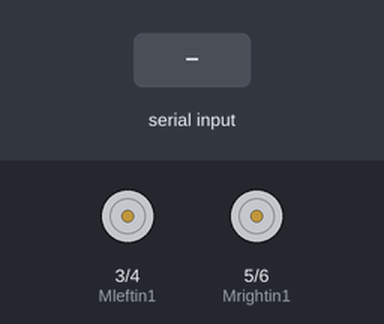
Bench run of a sketch on a simulated Arduino Uno, built with avr-gcc and run on an emulated ATmega328P. Shown: motor-driver pin pairs drawn as motors (green arrow = first pin HIGH = forward, orange = second pin HIGH = backward, longer = more drive, scaled by the enable pin). The test bench sets the inputs (shaded band). What the sketch prints to the serial monitor is not drawn.

Above: at 1.2 s.
1.3 s: "G" received over Serial
At 1.8 s:
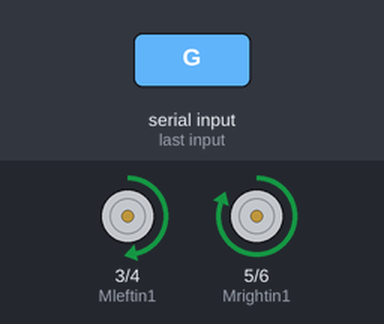
2.8 s: "R" received over Serial
At 4.0 s:
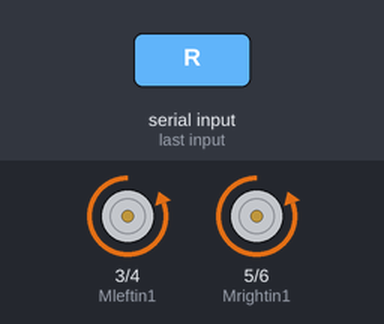
4.3 s: "E" received over Serial
At 5.3 s:
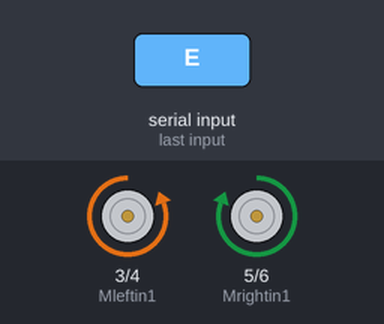
5.8 s: "Q" received over Serial
At 6.4 s:
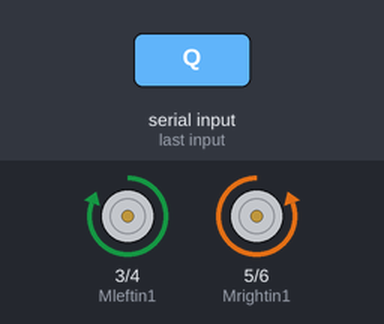
7.3 s: "S" received over Serial
At 7.6 s:
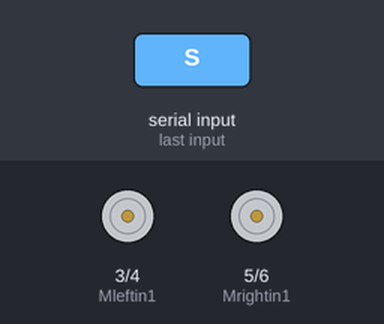
8.8 s: "A" received over Serial
At 9.9 s:
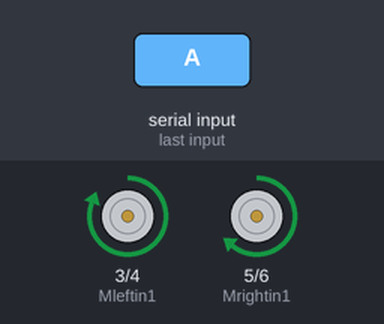
Timing chart, 0 to 11.3 s (numbered marks = the images above; inputs shaded):
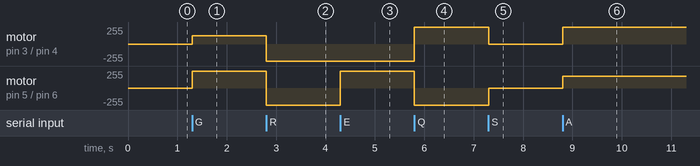

The sketch:

sketch_sep25a.ino
```cpp
 int Mleftin1=3;
int Mleftin2=4;
int Mrightin1=5;
int Mrightin2=6;

int Mleften=10;
int Mrighten=11;
//int i;
//unsigned long int ptime=0;
//unsigned long int interval=5000;


void setup()
{
  pinMode(Mleftin1,OUTPUT);
  pinMode(Mleftin2,OUTPUT);
  pinMode(Mleften,OUTPUT);
  pinMode(Mrightin1,OUTPUT);
  pinMode(Mrightin2,OUTPUT);
  pinMode(Mrighten,OUTPUT);
  Serial.begin(9600);
}
void loop()
{
  if(Serial.available()>0)
  {
    char data;
    data=Serial.read();
    Serial.write(data);
    if(data=='G')moveForward();
    if(data=='R')moveBackward();
    if(data=='E')moveRight();
    if(data=='Q')moveLeft();

    if(data=='S')Stop();
    if(data=='A')moveForwardL60();
    if(data=='D')moveForwardL30();
    if(data=='J')moveForwardR30();
    if(data=='K')moveForwardR60();


  }
}
void Stop()
{
 analogWrite(Mleften,0);
 analogWrite(Mrighten,0);
}
void moveForward()
{
  digitalWrite(Mleftin1,HIGH);
  digitalWrite(Mleftin2,LOW);
  analogWrite(Mleften,125);
  digitalWrite(Mrightin1,HIGH);
  digitalWrite(Mrightin2,LOW);
  analogWrite(Mrighten,255);

}
void moveBackward()
{
   digitalWrite(Mleftin1,LOW);
  digitalWrite(Mleftin2,HIGH);
  analogWrite(Mleften,255);
  digitalWrite(Mrightin1,LOW);
  digitalWrite(Mrightin2,HIGH);
  analogWrite(Mrighten,255);
}
void moveRight()
{
  digitalWrite(Mleftin1,LOW);
  digitalWrite(Mleftin2,HIGH);
  analogWrite(Mleften,255);
  digitalWrite(Mrightin1,HIGH);
  digitalWrite(Mrightin2,LOW);
  analogWrite(Mrighten,255);
}
void moveLeft()
{
  digitalWrite(Mleftin1,HIGH);
  digitalWrite(Mleftin2,LOW);
  analogWrite(Mleften,255);
  digitalWrite(Mrightin1,LOW);
  digitalWrite(Mrightin2,HIGH);
  analogWrite(Mrighten,255);
}


void moveForwardR30()
{

 digitalWrite(Mleftin1,HIGH);
  digitalWrite(Mleftin2,LOW);
  analogWrite(Mleften,215);
  digitalWrite(Mrightin1,HIGH);
  digitalWrite(Mrightin2,LOW);
  analogWrite(Mrighten,255);
}
void moveForwardR60()
{
  digitalWrite(Mleftin1,HIGH);
  digitalWrite(Mleftin2,LOW);
  analogWrite(Mleften,180);
  digitalWrite(Mrightin1,HIGH);
  digitalWrite(Mrightin2,LOW);
  analogWrite(Mrighten,255);
}
void moveForwardL30()
{
  digitalWrite(Mleftin1,HIGH);
  digitalWrite(Mleftin2,LOW);
  analogWrite(Mleften,255);
  digitalWrite(Mrightin1,HIGH);
  digitalWrite(Mrightin2,LOW);
  analogWrite(Mrighten,215);
}
void moveForwardL60()
{
  digitalWrite(Mleftin1,HIGH);
  digitalWrite(Mleftin2,LOW);
  analogWrite(Mleften,255);
  digitalWrite(Mrightin1,HIGH);
  digitalWrite(Mrightin2,LOW);
  analogWrite(Mrighten,180);
}
void moveSlowForward()
{
  digitalWrite(Mleftin1,HIGH);
  digitalWrite(Mleftin2,LOW);
  analogWrite(Mleften,150);
  digitalWrite(Mrightin1,HIGH);
  digitalWrite(Mrightin2,LOW);
  analogWrite(Mrighten,150);
}
```

Measured:
- after the input at 1.3 s, motor on pin 3 (Mleftin1) / pin 4 (Mleftin2): stopped → forward 125/255 at once; motor on pin 5 (Mrightin1) / pin 6 (Mrightin2): stopped → forward 255/255 at once
- after the input at 2.8 s, motor on pin 3 (Mleftin1) / pin 4 (Mleftin2): forward 125/255 → backward 255/255 at once; motor on pin 5 (Mrightin1) / pin 6 (Mrightin2): forward 255/255 → backward 255/255 at once
- after the input at 4.3 s, motor on pin 5 (Mrightin1) / pin 6 (Mrightin2): backward 255/255 → forward 255/255 at once
- after the input at 5.8 s, motor on pin 3 (Mleftin1) / pin 4 (Mleftin2): backward 255/255 → forward 255/255 at once; motor on pin 5 (Mrightin1) / pin 6 (Mrightin2): forward 255/255 → backward 255/255 at once
- after the input at 7.3 s, motor on pin 3 (Mleftin1) / pin 4 (Mleftin2): forward 255/255 → stopped at once; motor on pin 5 (Mrightin1) / pin 6 (Mrightin2): backward 255/255 → stopped at once
- after the input at 8.8 s, motor on pin 3 (Mleftin1) / pin 4 (Mleftin2): stopped → forward 255/255 at once; motor on pin 5 (Mrightin1) / pin 6 (Mrightin2): stopped → forward 180/255 at once
